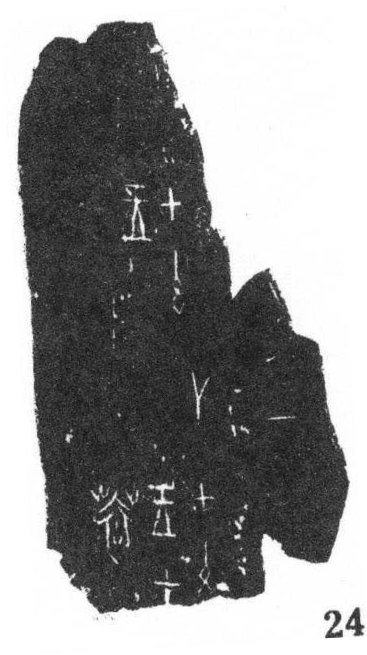
#> input picture China/task-china/task_china/train/images/rub_0284.jpg, 367 x 655 px, given as the content of the folder ../../China/task-china/task_china/train/images/rub_0284.jpg, which was not available
$ python main.py ../../China/task-china/task_china/train/images/rub_0284.jpg
#> lines starting #> are read from the running program, lines starting #| are printed output that depends on the picture
import os, sys, csv, zipfile, tempfile, cv2, numpy as np

THRESH, MIN_RATIO, HASH_MAX, K = 180, 0.0, 4, 30
# THRESH -minimum RANSAC inliners
# MIN_RATIO - minimum inlier ration
# HASH_MAX - maximum accepted Hamming distance
# K - number of nearest hash neighbors


# unpack the input
src = sys.argv[1] if len(sys.argv) > 1 else "test-input.zip"  # Unpacking the input
if os.path.isfile(src) and zipfile.is_zipfile(src): # Looks for the situations, first, input is a .zip
    work = tempfile.mkdtemp(); zipfile.ZipFile(src).extractall(work)
else: # input is a dir
    work = src

# collect images
paths = {} # stores all their names and paths
for root, _, fs in os.walk(work):
    for f in fs:
        if f.lower().endswith((".jpg", ".jpeg", ".png")) and not f.startswith("._"):
            paths[f] = os.path.join(root, f)
files = sorted(paths) # creates an alphabetic sorted
idx = {f: i for i, f in enumerate(files)} # creates a mapping between an image and its numeric position (later its needed for storing in a numpy matrix)

# fingerprints
# Implement pHash manually using OpenCV instead of a library
def phash(path):
#> called with path = '_only/rub_0284.jpg'
    img = cv2.imread(path, cv2.IMREAD_GRAYSCALE)  # loads the image in grayscale, its the process the process of converting a multi-channel color image (such as RGB or BGR) into a single-channel image representing only light intensity (shades of gray)
#> img is the input picture: shape (655, 367); min 7, max 255, mean 146
    small = cv2.resize(img, (32, 32), interpolation=cv2.INTER_AREA).astype(np.float32) # every image is resized to a 32x32 pixels, then converts the pixels values into 32-bit floating numbers
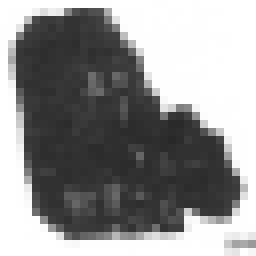
#> small: shape (32, 32) float32 (shown 8 times larger); min 39, max 255, mean 146
    low = cv2.dct(small)[:8, :8] # The DCT transforms an image from the spatial domain into the frequency domain.
    return (low > np.median(low)).flatten() # convert coefficients into numerical values
bits = np.array([phash(paths[f]) for f in files], dtype=np.uint8) # calculate hashes for all images, the result is a numpy matrix

# shortlist: K closest fingerprints per image (The goal is to find the 10 most visually similar images for each image.)
candidates = set()
for i, a in enumerate(files):
    d = (bits != bits[i]).sum(axis=1) # compares the fingerprints of image i with every fingertip in the matrix (sum counts the number of different bits for every image)
    d[i] = 999 # exclude the image itself
    for j in np.argsort(d)[:K]: # select K closest images
        candidates.add(tuple(sorted((a, files[int(j)])))) # store unique pairs
#> this loop made 1 pass
#> after the loop, candidates = 1 item
print(len(files), "images,", len(candidates), "candidates")
#| 1 images, 1 candidates

# keypoint check
#this section the detailed image-matching mechanism

sift = cv2.SIFT_create(nfeatures=1000) # sift - stands for scale-invariant feature transform it detects corners, textures, building edges, distinctive object patterns
matcher = cv2.FlannBasedMatcher(dict(algorithm=1, trees=5), dict(checks=50)) # flann - stands for fast library for approximate nearest neighbors (its role is to find similar )
feats = {}


def get(f):
#> called with f = 'rub_0284.jpg'
    if f not in feats:
        img = cv2.imread(paths[f], cv2.IMREAD_GRAYSCALE)
        s = 800 / max(img.shape)
#> s = 1.22
        if s < 1: img = cv2.resize(img, None, fx=s, fy=s)
        feats[f] = sift.detectAndCompute(img, None)
    return feats[f]

def agreeing_points(a, b):
    ka, da = get(a); kb, db = get(b)
#> after `ka, da = get(a)`:
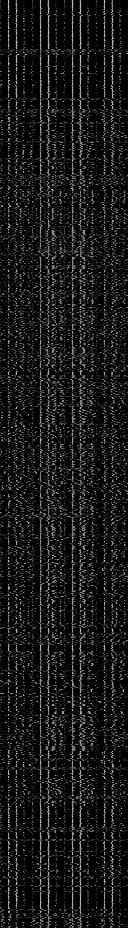
#> da: shape (928, 128) float32; min 0, max 208, mean 23
#> after `ka, da = get(a)`: ka = 928 keypoints; strongest (x, y, size): (222, 586, 5.8), (327, 617, 4.1), (237, 537, 3.6), (244, 560, 2.6)
#> after `kb, db = get(b)`: kb has the same summary as ka
    if da is None or db is None or len(ka) < 10 or len(kb) < 10: return 0, 0.0
    matches = matcher.knnMatch(da, db, k=2)
#> matches = 928 matches
    good = [m for m, n in (p for p in matches if len(p) == 2) if m.distance < 0.75 * n.distance]
#> good = 928 matches
    if len(good) < 10: return 0, 0.0
    src_pts = np.float32([ka[m.queryIdx].pt for m in good]); dst_pts = np.float32([kb[m.trainIdx].pt for m in good])
#> after `src_pts = np.float32([ka[m.queryIdx].pt for m in good])`: src_pts = 928 pairs, first value 16.93 to 362.9, second value 18.68 to 637.1
#> after `dst_pts = np.float32([kb[m.trainIdx].pt for m in good])`: dst_pts has the same summary as src_pts
    H, mask = cv2.findHomography(src_pts, dst_pts, cv2.RANSAC, 5.0)
#> H = [[1, 1.29e-16, -4.96e-13], [3.28e-15, 1, -1.35e-12], [9.6e-18, 1.89e-18, 1]]; mask = 928 values from 1 to 1
    return (0, 0.0) if mask is None else (int(mask.sum()), float(mask.mean()))

# score, decide, write
scores = []
for n, (a, b) in enumerate(sorted(candidates)):
    inl, ratio = agreeing_points(a, b)
#> inl = 928; ratio = 1
    scores.append((a, b, inl, ratio, int((bits[idx[a]] != bits[idx[b]]).sum())))
    if n % 500 == 0: print(n, "/", len(candidates))
#| 0 / 1

with open("output.csv", "w", newline="") as fh:
    w = csv.writer(fh); w.writerow(["image_a", "image_b"])
    for a, b, inl, ratio, hd in scores:
        if (inl >= THRESH and ratio >= MIN_RATIO) or hd <= HASH_MAX:
            w.writerow([a, b])
#> this loop made 1 pass
#> (a, b, inl, ratio, hd) on pass 1: ('rub_0284.jpg', 'rub_0284.jpg', 928, 1, 0)

if os.environ.get("DEBUG"):
    with open("all_scores.csv", "w", newline="") as fh:
        w = csv.writer(fh); w.writerow(["image_a", "image_b", "inliers", "ratio", "hash_dist"])
        w.writerows(scores)
print("done")

$ run again, on China/task-china/task_china/train/images/rub_0832.jpg
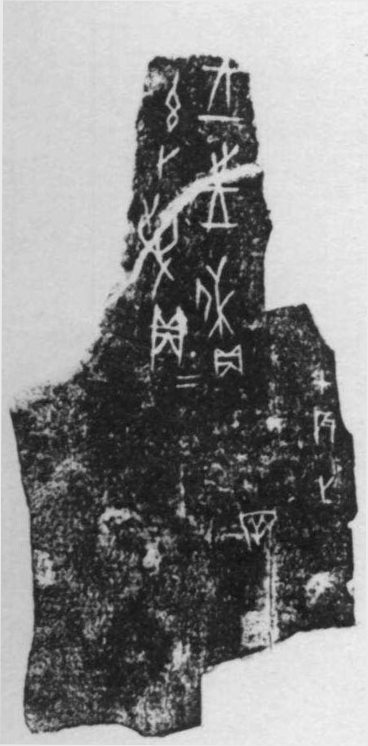
#> input picture China/task-china/task_china/train/images/rub_0832.jpg, 368 x 746 px, given as the content of the folder ../../China/task-china/task_china/train/images/rub_0832.jpg, which was not available
#> in phash, img is the input picture: shape (746, 368); min 13, max 246, mean 134.9
#> in phash, `small = cv2.resize(img, (32, 32), interpolation=cv2.INTER_AREA).astype..`:
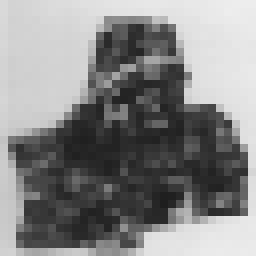
#> small: shape (32, 32) float32 (shown 8 times larger); min 30, max 237, mean 134.9
#> the loop `for i, a in enumerate(files):` made 1 pass
#> after the loop `for i, a in enumerate(files):`: candidates = 1 item
#| 1 images, 1 candidates
#> in agreeing_points, `ka, da = get(a)`:
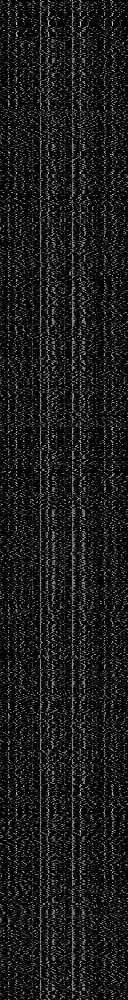
#> da: shape (1000, 128) float32; min 0, max 209, mean 26.6
#> ka = 1000 keypoints; strongest (x, y, size): (274, 423, 10), (193, 116, 79.9), (128, 266, 7.6), (335, 612, 24.8)
#> kb has the same summary as ka
#> matches = 1000 matches
#> src_pts = 1000 pairs, first value 19.45 to 358, second value 51.62 to 732.7
#> dst_pts has the same summary as src_pts
#> H = [[1, -2.39e-16, 4.44e-13], [-1.35e-15, 1, 5.54e-13], [-2.09e-18, -5.36e-19, 1]]; mask = 1000 values from 1 to 1
#> `inl, ratio = agreeing_points(a, b)`: inl = 1000; ratio = 1
#| 0 / 1
#> the loop `for a, b, inl, ratio, hd in scores:` made 1 pass
#> (a, b, inl, ratio, hd) on pass 1: ('rub_0832.jpg', 'rub_0832.jpg', 1000, 1, 0)

$ run again, on China/task-china/task_china/train/images/rub_1028.jpg
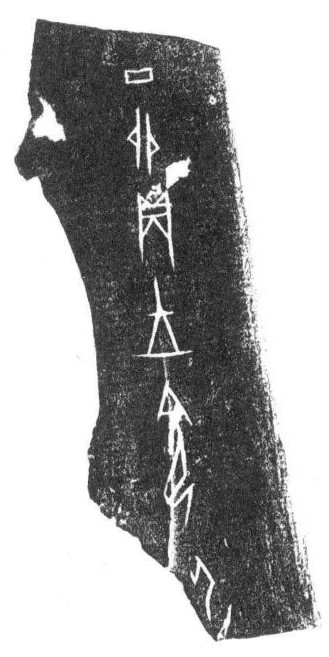
#> input picture China/task-china/task_china/train/images/rub_1028.jpg, 329 x 657 px, given as the content of the folder ../../China/task-china/task_china/train/images/rub_1028.jpg, which was not available
#> in phash, img is the input picture: shape (657, 329); min 0, max 255, mean 168.3
#> in phash, `small = cv2.resize(img, (32, 32), interpolation=cv2.INTER_AREA).astype..`:
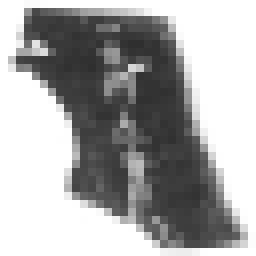
#> small: shape (32, 32) float32 (shown 8 times larger); min 47, max 255, mean 168.3
#> the loop `for i, a in enumerate(files):` made 1 pass
#> after the loop `for i, a in enumerate(files):`: candidates = 1 item
#| 1 images, 1 candidates
#> in agreeing_points, `ka, da = get(a)`:
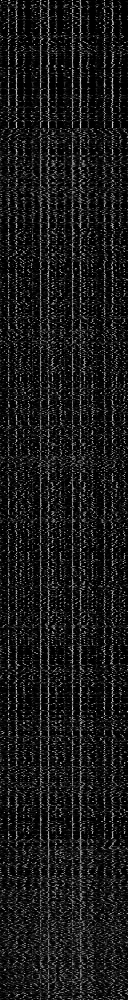
#> da: shape (1000, 128) float32; min 0, max 211, mean 24.8
#> ka = 1000 keypoints; strongest (x, y, size): (177, 170, 14.2), (137, 111, 3.1), (153, 147, 3.2), (137, 130, 4.8)
#> kb has the same summary as ka
#> matches = 1000 matches
#> src_pts = 1000 pairs, first value 13.42 to 315.9, second value 20.07 to 640.9
#> dst_pts has the same summary as src_pts
#> H = [[1, 5.39e-16, -1.39e-13], [-2.97e-15, 1, 6.48e-14], [-7.46e-18, 3.22e-18, 1]]; mask = 1000 values from 1 to 1
#> `inl, ratio = agreeing_points(a, b)`: inl = 1000; ratio = 1
#| 0 / 1
#> the loop `for a, b, inl, ratio, hd in scores:` made 1 pass
#> (a, b, inl, ratio, hd) on pass 1: ('rub_1028.jpg', 'rub_1028.jpg', 1000, 1, 0)
